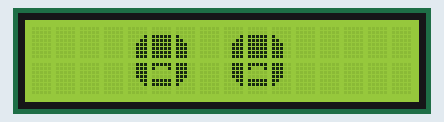
The sketch below on a simulated Arduino Uno, built with avr-gcc and run on an emulated ATmega328P. On the bench: 16×2 character LCD.

Above: at 0.1 s.
At 3.1 s:
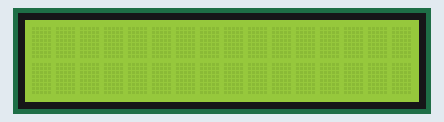

The sketch:

olhosdisplay.ino
```cpp
#include <LiquidCrystal.h>

//seta os pinos do LCD
LiquidCrystal lcd(A5,A4,A0,A1,A2,A3);
               //(RS,E ,D4,D5,D6,D7).

//Olhos abertos:
 byte SIMB1[8] = {B00000,B00000,B00001,B00011,B00111,B00111,B00111,B00111};
 byte SIMB2[8] = {B00000,B00000,B11111,B11111,B11111,B11111,B11111,B11111};
 byte SIMB3[8] = {B00000,B00000,B10000,B11000,B11100,B11100,B11100,B11100};
 byte SIMB4[8] = {B00000,B00000,B00000,B00000,B00000,B00000,B00000,B00000};
 byte SIMB5[8] = {B00111,B00111,B00111,B00111,B00011,B00001,B00000,B00000};
 byte SIMB6[8] = {B11111,B10001,B00000,B00000,B11111,B11111,B00000,B00000};
 byte SIMB7[8] = {B11100,B11100,B11100,B11100,B11000,B10000,B00000,B00000};
 byte SIMB8[8] = {B00000,B00000,B00000,B00000,B00000,B00000,B00000,B00000};


void setup (){
  lcd.begin(16,2);
  lcd.createChar(1,SIMB1);
  lcd.createChar(2,SIMB2);
  lcd.createChar(3,SIMB3);
  lcd.createChar(4,SIMB4);
  lcd.createChar(5,SIMB5);
  lcd.createChar(6,SIMB6);
  lcd.createChar(7,SIMB7);
  lcd.createChar(8,SIMB8);

}

void loop(){
  lcd.setCursor(4,0);
  lcd.write(1);
  lcd.write(2);
  lcd.write(3);
  lcd.write(4);
  lcd.write(1);
  lcd.write(2);
  lcd.write(3);
  lcd.write(4);

  lcd.setCursor(4,1);
  lcd.write(5);
  lcd.write(6);
  lcd.write(7);
  lcd.write(8);
  lcd.write(5);
  lcd.write(6);
  lcd.write(7);
  lcd.write(8);

  delay(3000);
  lcd.clear();
  delay(1000);


}
```

Measured:
- what the display in image 1 shows lasts 1.0 s, from 3.1 s to 4.1 s
